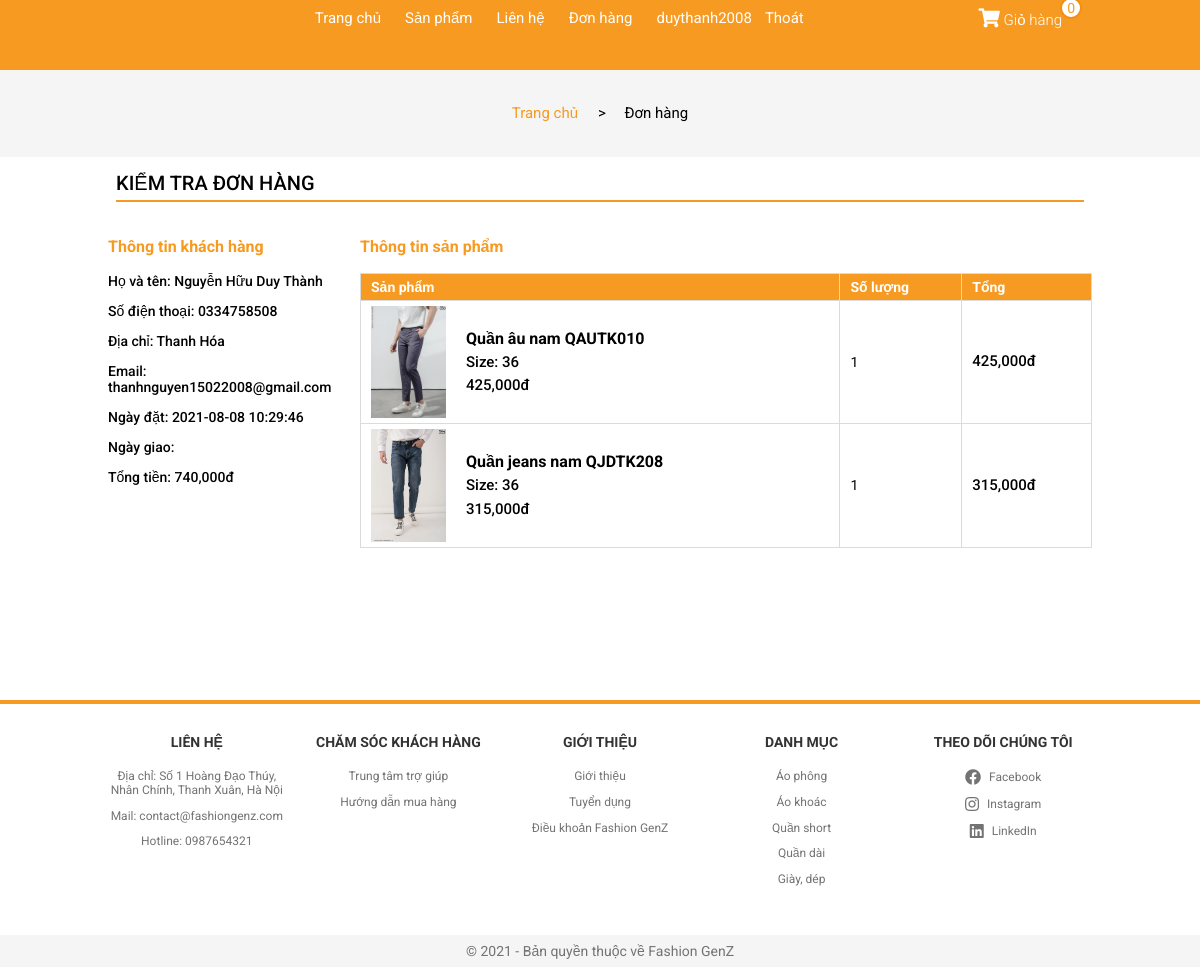
The app's page /?controller=chitietdonhang&id=416984 (signed in), older data.
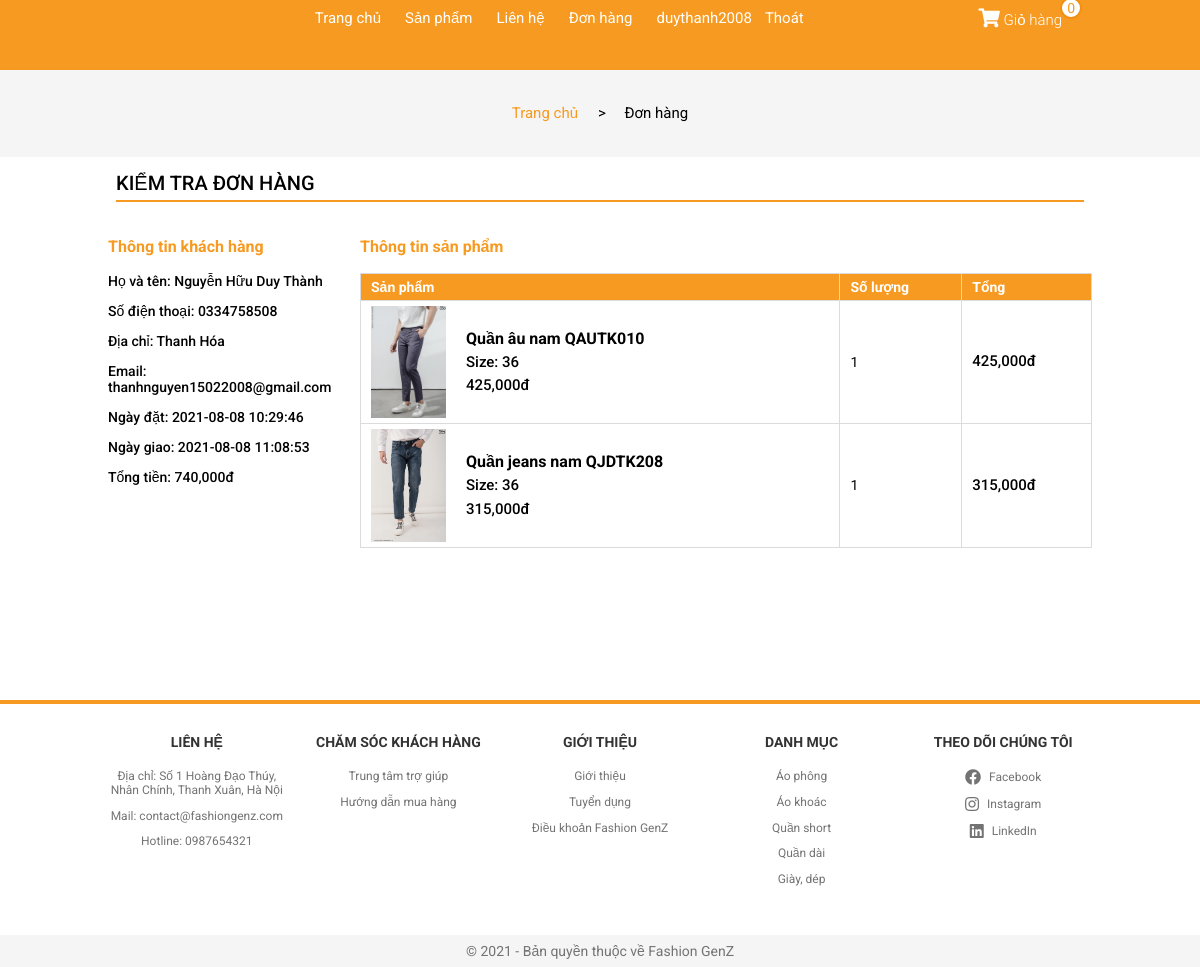
The same page, newer data.
### tables this page shows
CREATE TABLE `user_order` (
  `id` int(11) NOT NULL,
  `fullname` varchar(100) DEFAULT NULL,
  `address` varchar(200) DEFAULT NULL,
  `email` varchar(100) DEFAULT NULL,
  `phone` varchar(20) DEFAULT NULL,
  `amount` int(11) DEFAULT NULL,
  `status` int(11) DEFAULT NULL,
  `time_order` datetime DEFAULT NULL,
  `time_delivered` datetime DEFAULT NULL,
  `user_id` int(11) DEFAULT NULL
);

### Controller/C-chitietdonhang.php (called while the page is built)
<?php
    if(isset($_SESSION['customer'])){
        $user = $database->get('user_info', array('id'=>$_SESSION['customer']));
    }
    $id = $_GET['id'];
    $package = $database->get('user_order',array('id'=>$id));
    $package_details = $database->get('user_order_detail',array('order_id'=>$id));
    require_once './View/V-chitietdonhang.php';
?>

### Model/M-database.php (called while the page is built, shortened)
<?php
    class database{
        protected $conn= null;
        protected $host='localhost';
        protected $user='root';
        protected $pass='';
        protected $dbname='fashiongenz';
        public function connect(){
             $this->conn = new mysqli($this->host,$this->user,$this->pass,$this->dbname);
        }
        public function get($table,$condition=array()){
          $sql= "SELECT * FROM $table ";
          if(!empty($condition)){
               $sql.="WHERE";
               foreach ($condition as $key => $value){
                    $sql.= " $key = '$value' AND";
               }
               $sql= trim($sql,"AND");
          }
          $query = mysqli_query($this->conn, $sql);
          $result=array();
          if ($query){
               while ($row= mysqli_fetch_assoc($query)){
                    $result[]=$row;
               }
          }
          return $result;
     }
    }
?>

### View/V-chitietdonhang.php (the view, shortened to what the changed rows need)
<!DOCTYPE html>
<html lang="en">
<head>
    <link rel="stylesheet" href="./Assets/Css/grid.css">
    <link rel="stylesheet" href="./Assets/Css/responsive.css">
    <link rel="stylesheet" href="./Assets/Css/main.css">
    <link rel="stylesheet" href="./Assets/Css/base.css">
    <link rel="stylesheet" href="https://cdnjs.cloudflare.com/ajax/libs/normalize/8.0.1/normalize.min.css" />
    <link rel="stylesheet" href="./Assets/Fonts/fontawesome-free-5.15.3-web/css/all.min.css">
</head>
<body>
        <div class="app">
            <header class="header">
                <div class="grid wide">
                    <nav class="header__navbar">
                        <ul class="header__navbar-list hide-on-mobile-tablet">
                            <li class="header__navbar-item">
                                <a href="?controller=trangchu" class="header__navbar-link">
                                    Trang chủ
                                </a>
                            </li>
                            <li class="header__navbar-item header__navbar-item-has-category">
                                <a href="?controller=sanpham" class="header__navbar-link">
                                    Sản phẩm
                                </a>
                            </li>
                            <li class="header__navbar-item">
                                <a href="?controller=lienhe" class="header__navbar-link">
                                    Liên hệ
                                </a>
                            </li>
                            <li class="header__navbar-item">
                                <a href="?controller=donhang" class="header__navbar-link">
                                    Đơn hàng
                                </a>
                            </li>
                            <?php
                                if(isset($_SESSION['customer']) && $_SESSION['customer'] != NULL){
                            ?>
                            <li class="header__navbar-item">
                               <a href="?controller=thongtinkhachhang" style="margin-left: 12px;
                                                  text-decoration: none;
                                                  padding: 0 6px;
                                                  font-size: 1.5rem;
                                                  color: var(--white-color);"> <?php echo $user[0]['username']?></a><a href="?controller=dangxuat" style="margin-left: 1px;" class="header__navbar-link">Thoát</a>
                            </li>
                            <?php } ?>
                        </ul>
                        <div class="header__navbar-cart">
                         <div class="header__navbar-cart-wrap">
                         <span class="header__navbar-cart-qty"><?php echo $_SESSION['qty'] ?></span>
                                <a href="?controller=giohang" class="header__navbar-cart-link">
                                    <i class="header__navbar-cart-icon fas fa-shopping-cart"></i>
                                    Giỏ hàng
                                </a>
                            </div>
                        </div>
                    </nav>
                </div>
            </header>
            <div class="content">
                <div class="account">
                    <div class="grid">
                        <div class="account__location">
                            <div>
                                <a class="accout__location-home" href="?controller=trangchu">Trang chủ</a>
                            </div>
                            <div>
                                <p class="accout__location-current"> > &nbsp;&nbsp;&nbsp; Đơn hàng</p>
                            </div>
                        </div>
                    </div>
                    <div class="grid wide">
                        <div class="row">
                            <div class="col l-12 m-12 c-12">
                            <div class="account__heading">Kiểm tra đơn hàng</div>
                                <div style="margin-top: 20px; margin-bottom: 50px;" class="row">
                                    <div class="col l-3 m-12 c-12">
                                        <div class="package__info-user">
                                            <h3 class="package__info-user-heading">Thông tin khách hàng</h3>
                                            <p class="package__info-user-show">Họ và tên: <?php echo $package[0]['fullname'] ?></p>
                                            <p class="package__info-user-show">Số điện thoại: <?php echo $package[0]['phone'] ?></p>
                                            <p class="package__info-user-show">Địa chỉ: <?php echo $package[0]['address'] ?></p>
                                            <p class="package__info-user-show">Email: <?php echo $package[0]['email'] ?></p>
                                            <p class="package__info-user-show">Ngày đặt: <?php echo $package[0]['time_order'] ?></p>
                                            <p class="package__info-user-show">Ngày giao: <?php echo $package[0]['time_delivered'] ?></p>
                                            <p class="package__info-user-show">Tổng tiền: <?php echo number_format($package[0]['amount']) ?>đ</p>
                                        </div>
                                    </div>
                                    <div class="col l-9 m-12m c-12">
                                        <h3 class="package__info-user-heading">Thông tin sản phẩm</h3>
                                        <div class="cart-table">
                                            <table>
                                                <thead>
                                                    <tr>
                                                        <th>Sản phẩm</th>
                                                        <th>Số lượng</th>
                                                        <th>Tổng</th>
                                                    </tr>
                                                </thead>
                                                <tbody>
                                                    <?php
                                                        foreach ($package_details as $key => $value){
                                                        $product_detail = $database->get('product',array('id'=>$value['product_id']));
                                                    ?>
                                                        <tr>
                                                            <td>
                                                                <div class="cart-product">
                                                                    <img src="<?php echo $product_detail[0]['image'] ?>" alt="" class="cart-product__img">
                                                                    <div class="cart-product__info">
                                                                        <p class="cart-product__info-name"><?php echo $product_detail[0]['name'] ?></p>
                                                                        <p class="cart-product__info-size">Size: <?php echo $value['size'] ?></p>
                                                                        <p class="cart-product__info-price"><?php echo number_format($value['price']) ?>đ</p>
                                                                    </div>
                                                                </div>
                                                            </td>
                                                            <td>
                                                                <div class="cart-product__qty">
                                                                    <p class="cart-product__qty-info"><?php echo $value['qty'] ?></p>
                                                                </div>
                                                            </td>
                                                            <td>
                                                                <p class="cart-product__total"><?php echo number_format($value['amount']) ?>đ</p>
                                                            </td>
                                                        </tr>
                                                    <?php } ?>
                                                </tbody>
                                            </table>
                                        </div>
                                    </div>
                                </div>
                            </div>
                        </div>
                    </div>
                </div>
            </div>
            <footer class="footer">
            <div class="grid wide footer__content">
                    <div class="row">
                        <div class="col l-2-4 m-4 c-6">
                            <h3 class="footer__heading">Liên hệ</h3>
                            <ul class="footer__list">
                                <li class="footer__list-item">
                                    <p class="footer__list-item-link">Địa chỉ: Số 1 Hoàng Đạo Thúy, Nhân Chính, Thanh Xuân, Hà Nội</p>
                                </li>
                                <li class="footer__list-item">
                                    <p class="footer__list-item-link">Mail: contact@fashiongenz.com</p>
                                </li>
                                <li class="footer__list-item">
                                    <p class="footer__list-item-link">Hotline: 0987654321</p>
                                </li>
                            </ul>
                        </div>
                        <div class="col l-2-4 m-4 c-6">
                            <h3 class="footer__heading">Chăm sóc khách hàng</h3>
                            <ul class="footer__list">
                                <li class="footer__list-item">
                                    <a href="#" class="footer__list-item-link">Trung tâm trợ giúp</a>
                                </li>
                                <li class="footer__list-item">
                                    <a href="#" class="footer__list-item-link">Hướng dẫn mua hàng</a>
                                </li>
                            </ul>
                        </div>
                        <div class="col l-2-4 m-4 c-6">
                            <h3 class="footer__heading">Giới thiệu</h3>
                            <ul class="footer__list">
                                <li class="footer__list-item">
                                    <a href="#" class="footer__list-item-link">Giới thiệu</a>
                                </li>
                                <li class="footer__list-item">
                                    <a href="#" class="footer__list-item-link">Tuyển dụng</a>
                                </li>
                                <li class="footer__list-item">
                                    <a href="#" class="footer__list-item-link">Điều khoản Fashion GenZ</a>
                                </li>
                            </ul>
                        </div>
                        <div class="col l-2-4 m-4 c-6">
                            <h3 class="footer__heading">Danh mục</h3>
                            <ul class="footer__list">
                                <li class="footer__list-item">
                                    <a href="#" class="footer__list-item-link">Áo phông</a>
                                </li>
                                <li class="footer__list-item">
                                    <a href="#" class="footer__list-item-link">Áo khoác</a>
                                </li>
                                <li class="footer__list-item">
                                    <a href="#" class="footer__list-item-link">Quần short</a>
                                </li>
                                <li class="footer__list-item">
                                    <a href="#" class="footer__list-item-link">Quần dài</a>
                                </li>
                                <li class="footer__list-item">
                                    <a href="#" class="footer__list-item-link">Giày, dép</a>
                                </li>
                            </ul>
                        </div>
                        <div class="col l-2-4 m-4 c-6">
                            <h3 class="footer__heading">Theo dõi chúng tôi</h3>
                            <ul class="footer__list">
                                <li class="footer__list-item">
                                    <a href="#" class="footer__list-item-link"><i class="footer__list-item-icon fab fa-facebook"></i> Facebook</a>
                                </li>
                                <li class="footer__list-item">
                                    <a href="#" class="footer__list-item-link"><i class="footer__list-item-icon fab fa-instagram"></i> Instagram</a>
                                </li>
                                <li class="footer__list-item">
                                    <a href="#" class="footer__list-item-link"><i class="footer__list-item-icon fab fa-linkedin"></i> LinkedIn</a>
                                </li>
                            </ul>
                        </div>
                    </div>
                </div>
                <div class="footer__copryright">
                    <div class="grid wide">
                        <div class="row">
                            <p class="footer__copryright-text">© 2021 - Bản quyền thuộc về Fashion GenZ</p>
                        </div>
                    </div>
                </div>
            </footer>
        </div>
</body>
</html>

Row changes from the older to the newer data that the page shows:
changed user_order "Nguyễn Hữu Duy Thành": time_delivered (not shown) → "2021-08-08 11:08:53"
